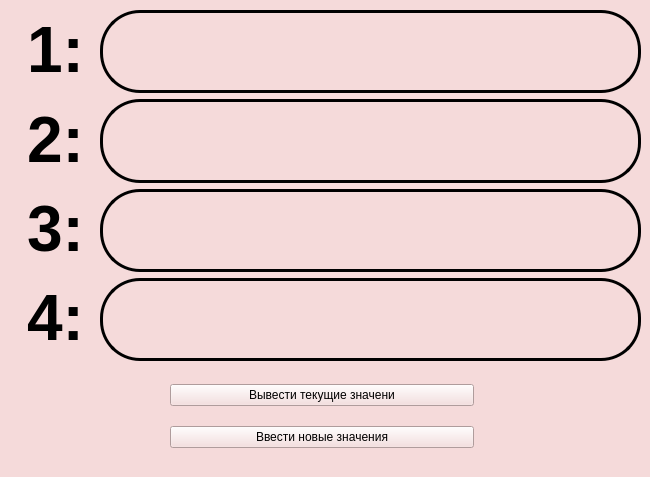
<?xml version="1.0" encoding="UTF-8"?>
<ui version="4.0">
 <class>MainWindow</class>
 <widget class="QMainWindow" name="MainWindow">
  <property name="geometry">
   <rect>
    <x>0</x>
    <y>0</y>
    <width>650</width>
    <height>477</height>
   </rect>
  </property>
  <property name="windowTitle">
   <string>MainWindow</string>
  </property>
  <property name="styleSheet">
   <string notr="true">font: 300 italic 17pt &quot;Ubuntu&quot;;
background-color: rgb(245, 218, 218);
color: rgb(0, 0, 0);</string>
  </property>
  <widget class="QWidget" name="centralwidget">
   <widget class="QWidget" name="">
    <property name="geometry">
     <rect>
      <x>10</x>
      <y>10</y>
      <width>91</width>
      <height>351</height>
     </rect>
    </property>
    <layout class="QVBoxLayout" name="verticalLayout_2">
     <item>
      <widget class="QLabel" name="label_5">
       <property name="text">
        <string>&lt;html&gt;&lt;head/&gt;&lt;body&gt;&lt;p align=&quot;center&quot;&gt;&lt;span style=&quot; font-size:48pt; font-weight:700;&quot;&gt;1:&lt;/span&gt;&lt;/p&gt;&lt;/body&gt;&lt;/html&gt;</string>
       </property>
      </widget>
     </item>
     <item>
      <widget class="QLabel" name="label_6">
       <property name="text">
        <string>&lt;html&gt;&lt;head/&gt;&lt;body&gt;&lt;p align=&quot;center&quot;&gt;&lt;span style=&quot; font-size:48pt; font-weight:700;&quot;&gt;2:&lt;/span&gt;&lt;/p&gt;&lt;/body&gt;&lt;/html&gt;</string>
       </property>
      </widget>
     </item>
     <item>
      <widget class="QLabel" name="label_7">
       <property name="text">
        <string>&lt;html&gt;&lt;head/&gt;&lt;body&gt;&lt;p align=&quot;center&quot;&gt;&lt;span style=&quot; font-size:48pt; font-weight:700;&quot;&gt;3:&lt;/span&gt;&lt;/p&gt;&lt;/body&gt;&lt;/html&gt;</string>
       </property>
      </widget>
     </item>
     <item>
      <widget class="QLabel" name="label_8">
       <property name="text">
        <string>&lt;html&gt;&lt;head/&gt;&lt;body&gt;&lt;p align=&quot;center&quot;&gt;&lt;span style=&quot; font-size:48pt; font-weight:700;&quot;&gt;4:&lt;/span&gt;&lt;/p&gt;&lt;/body&gt;&lt;/html&gt;</string>
       </property>
      </widget>
     </item>
    </layout>
   </widget>
   <widget class="QWidget" name="">
    <property name="geometry">
     <rect>
      <x>100</x>
      <y>10</y>
      <width>541</width>
      <height>351</height>
     </rect>
    </property>
    <layout class="QVBoxLayout" name="verticalLayout">
     <item>
      <widget class="QLabel" name="ln_ans1">
       <property name="styleSheet">
        <string notr="true">border: 3px solid black;
border-radius: 40px;</string>
       </property>
       <property name="text">
        <string/>
       </property>
      </widget>
     </item>
     <item>
      <widget class="QLabel" name="ln_ans2">
       <property name="styleSheet">
        <string notr="true">border: 3px solid black;
border-radius: 40px;</string>
       </property>
       <property name="text">
        <string/>
       </property>
      </widget>
     </item>
     <item>
      <widget class="QLabel" name="ln_ans3">
       <property name="styleSheet">
        <string notr="true">border: 3px solid black;
border-radius: 40px;</string>
       </property>
       <property name="text">
        <string/>
       </property>
      </widget>
     </item>
     <item>
      <widget class="QLabel" name="ln_ans4">
       <property name="styleSheet">
        <string notr="true">border: 3px solid black;
border-radius: 40px;</string>
       </property>
       <property name="text">
        <string/>
       </property>
      </widget>
     </item>
    </layout>
   </widget>
   <widget class="QWidget" name="">
    <property name="geometry">
     <rect>
      <x>170</x>
      <y>370</y>
      <width>304</width>
      <height>94</height>
     </rect>
    </property>
    <layout class="QVBoxLayout" name="verticalLayout_3">
     <item>
      <widget class="QPushButton" name="bnt_printCurrRes">
       <property name="text">
        <string>Вывести текущие значени</string>
       </property>
      </widget>
     </item>
     <item>
      <widget class="QPushButton" name="bnt_input">
       <property name="text">
        <string>Ввести новые значения</string>
       </property>
      </widget>
     </item>
    </layout>
   </widget>
  </widget>
 </widget>
 <resources/>
 <connections/>
</ui>
